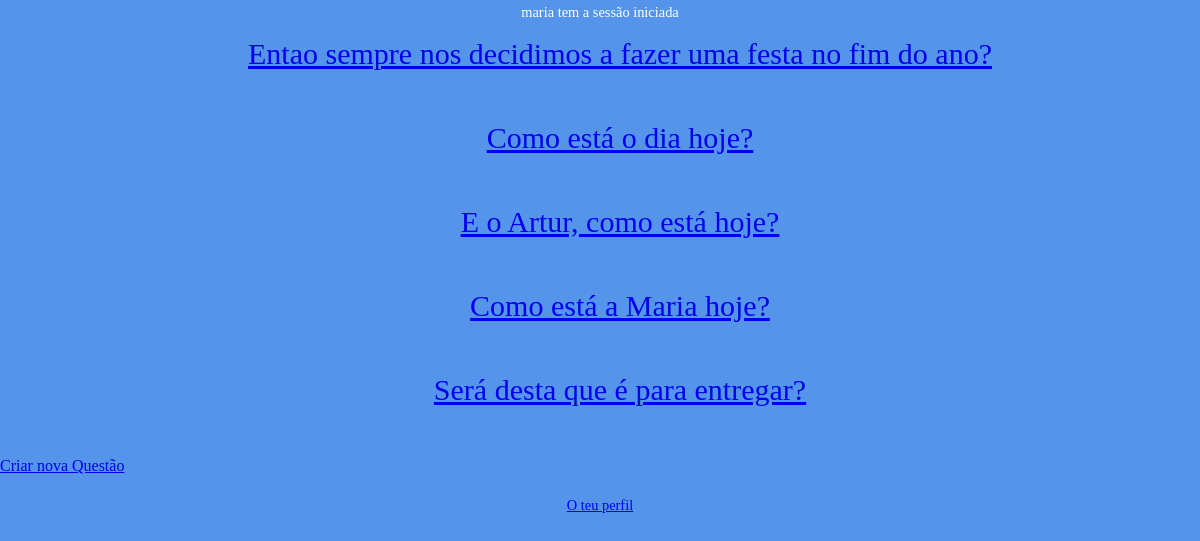
/votacao/ (signed in), run on the app's committed database.
### votacao/models.py (models this page shows, shortened)
class Questao(models.Model):
 questao_texto = models.CharField(max_length=200)
 pub_data = models.DateTimeField('data de publicacao')

### votacao/views.py (the view)
# urls.py: urlpatterns = [ path("", views.index, name="index"),
def index(request):
    latest_question_list = Questao.objects.all()
    return render(request, 'votacao/index.html', {'latest_question_list': latest_question_list})

### votacao/templates/votacao/index.html (shortened to what this page needs)
<!DOCTYPE html>
<html lang="en">
<head>
    {% load static %}
    <link rel="stylesheet" type="text/css" href="{% static 'votacao/css/estilos.css' %}">
</head>
<body>
<div>
    {% if request.user.is_authenticated %}
        <p>{{request.user.username}} tem a sessão iniciada</p>
    {% else %}
        <p>O utilizador não tem a sessão iniciada</p>
        <a href="{% url 'votacao:registar' %}">Registar</a>
        <a href="{% url 'votacao:iniciarsessao' %}">Iniciar Sessão</a>
    {% endif %}
</div>
{% block body %}
<div>
       {% if latest_question_list %}
        {% for questao in latest_question_list %}
        <ul>
            <li>
                <a href="{% url 'votacao:detalhe' questao.id %}">{{ questao.questao_texto }}
                </a><br><br>
            </li>
        </ul>
        {% endfor %}
                <a href="{% url 'votacao:criarquestao' %}">Criar nova Questão</a>
                <br><br>
    {% else %}
        <p>Não há questões disponíveis.</p>
    {% endif %}
</div>
<div>
    {% if request.user.is_authenticated %}
        <p><a href="{% url 'votacao:perfil' %}"/>O teu perfil</p>
    {% endif %}
</div>
{% endblock %}
</body>
</html>

### votacao/static/votacao/css/estilos.css (style rules this page uses)
body { background-image: url('images/Iscte.JPG'); background-color: #5494EB; background-position: center; background-size: auto; background-repeat: no-repeat; }
p, li { text-align:center; color: white; font-size: 30px; }
ul { list-style-type: none; font-family: Arial black; text-align: center; }
body { margin: 0; font-family: Arial black; }
.article > h2, p { margin: 4px; font-size: 90%; }

### data on the page
Questao: questao_texto "Entao sempre nos decidimos a fazer uma festa no fim do ano?"
Questao: questao_texto "Como está o dia hoje?"
Questao: questao_texto "E o Artur, como está hoje?"
Questao: questao_texto "Como está a Maria hoje?"
Questao: questao_texto "Será desta que é para entregar?"

### other printed values
{{ request.user.username }} "maria"
